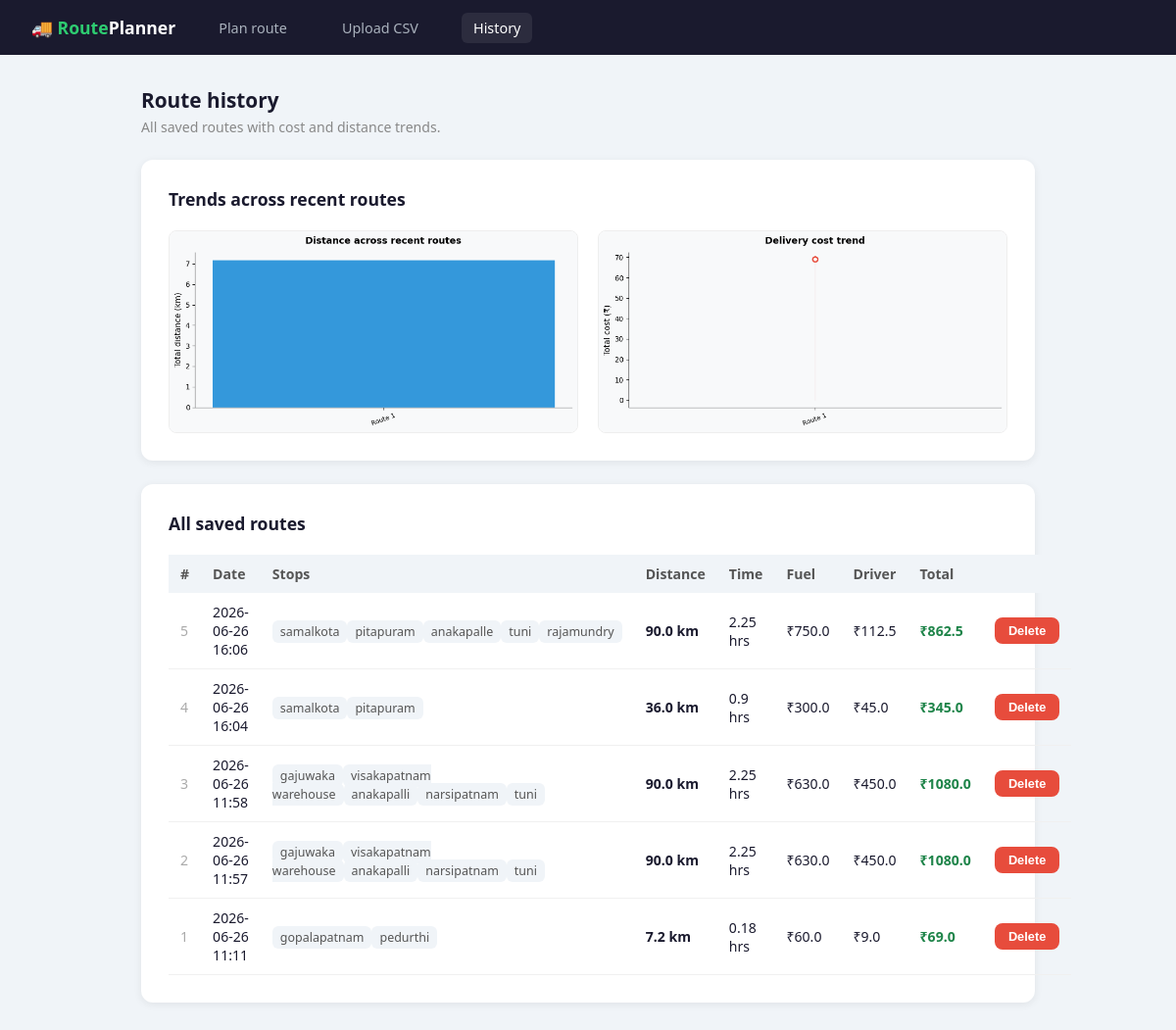
The app's page /history with its own data.
### tables this page shows
CREATE TABLE routes (
                id INTEGER PRIMARY KEY AUTOINCREMENT,
                date TEXT NOT NULL,
                stops TEXT NOT NULL,
                total_distance REAL NOT NULL,
                estimated_time REAL NOT NULL,
                fuel_cost REAL NOT NULL,
                driver_cost REAL NOT NULL,
                total_cost REAL NOT NULL,
                fuel_price REAL NOT NULL,
                mileage REAL NOT NULL
            );

### app.py (the view)
@app.route("/history")
def history():
    routes = db.get_all_routes()
    charts = {}
    if routes:
        rg = ReportGenerator(routes)
        charts["distance"] = rg.history_distance_chart()
        charts["cost"]     = rg.history_cost_chart()
    return render_template("history.html", routes=routes, charts=charts)

### models/report_generator.py (called while the page is built)
    def _save(self, fig, filename):
        os.makedirs(CHART_DIR, exist_ok=True)
        path = os.path.join(CHART_DIR, filename)
        fig.savefig(path, bbox_inches='tight', dpi=100, facecolor='#f8f9fa')
        plt.close(fig)
        return filename

    def history_distance_chart(self):
        if self.df.empty:
            return None
        recent = self.df.tail(8).copy()
        recent['label'] = ['Route ' + str(i+1) for i in range(len(recent))]
        fig, ax = plt.subplots(figsize=(8, 4), facecolor='#f8f9fa')
        ax.set_facecolor('#f8f9fa')
        ax.bar(recent['label'], recent['total_distance'],
               color='#3498db', edgecolor='white', width=0.5)
        ax.set_ylabel('Total distance (km)', fontsize=11)
        ax.set_title('Distance across recent routes', fontsize=13, fontweight='bold', pad=12)
        ax.spines['top'].set_visible(False)
        ax.spines['right'].set_visible(False)
        plt.xticks(rotation=20, fontsize=9)
        plt.tight_layout()
        return self._save(fig, "history_distance.png")

    def history_cost_chart(self):
        if self.df.empty:
            return None
        recent = self.df.tail(8).copy()
        labels = ['Route ' + str(i+1) for i in range(len(recent))]
        fig, ax = plt.subplots(figsize=(8, 4), facecolor='#f8f9fa')
        ax.set_facecolor('#f8f9fa')
        ax.plot(labels, recent['total_cost'], marker='o', color='#e74c3c',
                linewidth=2, markersize=7, markerfacecolor='white', markeredgewidth=2)
        ax.fill_between(labels, recent['total_cost'], alpha=0.1, color='#e74c3c')
        ax.set_ylabel('Total cost (₹)', fontsize=11)
        ax.set_title('Delivery cost trend', fontsize=13, fontweight='bold', pad=12)
        ax.spines['top'].set_visible(False)
        ax.spines['right'].set_visible(False)
        plt.xticks(rotation=20, fontsize=9)
        plt.tight_layout()
        return self._save(fig, "history_cost.png")

### models/route_db.py (called while the page is built)
    def _connect(self):
        return sqlite3.connect(self.db_path)

### templates/history.html
{% extends "base.html" %}
{% block content %}
<p class="section-title">Route history</p>
<p class="section-sub">All saved routes with cost and distance trends.</p>
{% if charts %}
<div class="card">
  <h2>Trends across recent routes</h2>
  <div class="chart-grid">
    {% if charts.distance %}
    <img src="/static/charts/history_distance.png" alt="Distance history" />
    {% endif %}
    {% if charts.cost %}
    <img src="/static/charts/history_cost.png" alt="Cost trend" />
    {% endif %}
  </div>
</div>
{% endif %}
<div class="card">
  <h2>All saved routes</h2>
  {% if routes %}
  <table>
    <thead>
      <tr>
        <th>#</th><th>Date</th><th>Stops</th><th>Distance</th><th>Time</th><th>Fuel</th><th>Driver</th><th>Total</th><th></th>
      </tr>
    </thead>
    <tbody>
      {% for r in routes %}
      <tr>
        <td style="color:#aaa;">{{ r.id }}</td>
        <td>{{ r.date }}</td>
        <td>{% for s in r.stops %}<span class="badge-stops">{{ s }}</span>{% endfor %}</td>
        <td><strong>{{ r.total_distance }} km</strong></td>
        <td>{{ r.estimated_time }} hrs</td>
        <td>₹{{ r.fuel_cost }}</td>
        <td>₹{{ r.driver_cost }}</td>
        <td><strong style="color:#1e8449;">₹{{ r.total_cost }}</strong></td>
        <td>
          <form method="POST" action="/delete/{{ r.id }}" onsubmit="return confirm('Delete this route?')">
            <button type="submit" class="btn btn-danger">Delete</button>
          </form>
        </td>
      </tr>
      {% endfor %}
    </tbody>
  </table>
  {% else %}
  <p style="color:#aaa;">No routes saved yet. Plan your first route on the home page.</p>
  {% endif %}
</div>
{% endblock %}

### templates/base.html (shortened to what this page needs)
<!DOCTYPE html>
<html lang="en">
<head>
</head>
<body>
  <nav>
    <div class="brand">🚚 <span>Route</span>Planner</div>
    <a href="/" class="{{ 'active' if request.endpoint == 'index' }}">Plan route</a>
    <a href="/upload" class="{{ 'active' if request.endpoint == 'upload' }}">Upload CSV</a>
    <a href="/history" class="{{ 'active' if request.endpoint == 'history' }}">History</a>
  </nav>
  <div class="container">
    {% block content %}{% endblock %}
  </div>
</body>
</html>

### templates/base.html (style rules this page uses)
* { box-sizing: border-box; margin: 0; padding: 0; }
body { font-family: 'Segoe UI', sans-serif; background: #f0f4f8; color: #1a1a2e; }
nav { background: #1a1a2e; padding: 0 2rem; display: flex; align-items: center; gap: 2rem; height: 56px; }
nav .brand { color: #fff; font-weight: 700; font-size: 1.1rem; }
nav .brand span { color: #2ecc71; }
nav a { color: #aab2bd; text-decoration: none; font-size: 0.9rem; padding: 6px 12px; border-radius: 6px; }
nav a:hover, nav a.active { background: rgba(255,255,255,0.08); color: #fff; }
.container { max-width: 960px; margin: 2rem auto; padding: 0 1.5rem; }
.card { background: #fff; border-radius: 12px; padding: 1.75rem; box-shadow: 0 2px 8px rgba(0,0,0,0.07); margin-bottom: 1.5rem; }
.card h2 { font-size: 1.1rem; font-weight: 600; margin-bottom: 1.25rem; color: #1a1a2e; }
.btn { padding: 10px 22px; border: none; border-radius: 8px; font-size: 0.9rem; font-weight: 600; cursor: pointer; }
.btn-danger { background: #e74c3c; color: #fff; font-size: 0.8rem; padding: 6px 14px; }
.chart-grid { display: grid; grid-template-columns: 1fr 1fr; gap: 1.25rem; }
.chart-grid img { width: 100%; border-radius: 8px; border: 1px solid #eee; }
table { width: 100%; border-collapse: collapse; font-size: 0.88rem; }
th { background: #f0f4f8; padding: 10px 12px; text-align: left; font-weight: 600; color: #555; }
td { padding: 10px 12px; border-bottom: 1px solid #f0f0f0; }
.badge-stops { background: #f0f4f8; color: #555; border-radius: 6px; padding: 3px 8px; font-size: 0.78rem; }
.section-title { font-size: 1.3rem; font-weight: 700; margin-bottom: 0.25rem; color: #1a1a2e; }
.section-sub { font-size: 0.88rem; color: #888; margin-bottom: 1.5rem; }

### records on screen
routes: id "5", date "2026-06-26 16:06", stops "samalkota" "pitapuram" "anakapalle" "tuni" "rajamundry", total_distance "90.0", estimated_time "2.25", fuel_cost "750.0", driver_cost "112.5", total_cost "862.5"
routes: id "4", date "2026-06-26 16:04", stops "samalkota" "pitapuram", total_distance "36.0", estimated_time "0.9", fuel_cost "300.0", driver_cost "45.0", total_cost "345.0"
routes: id "3", date "2026-06-26 11:58", stops "gajuwaka" "visakapatnam warehouse" "anakapalli" "narsipatnam" "tuni", total_distance "90.0", estimated_time "2.25", fuel_cost "630.0", driver_cost "450.0", total_cost "1080.0"
routes: id "2", date "2026-06-26 11:57", stops "gajuwaka" "visakapatnam warehouse" "anakapalli" "narsipatnam" "tuni", total_distance "90.0", estimated_time "2.25", fuel_cost "630.0", driver_cost "450.0", total_cost "1080.0"
routes: id "1", date "2026-06-26 11:11", stops "gopalapatnam" "pedurthi", total_distance "7.2", estimated_time "0.18", fuel_cost "60.0", driver_cost "9.0", total_cost "69.0"
